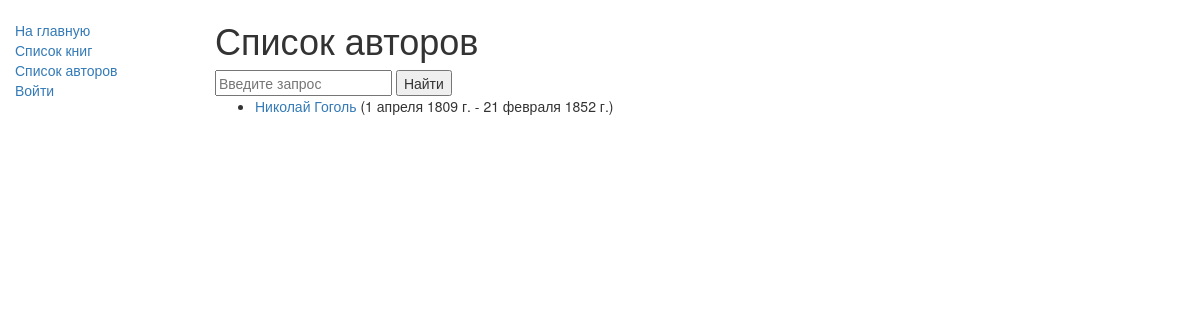
Screenshot of /catalog/authors/ with the database file from the repository.
### catalog/models.py (models this page shows, shortened)
class Author(models.Model):
    first_name = models.CharField(max_length=100)
    last_name = models.CharField(max_length=100)
    date_of_birth = models.DateField(null=True, blank=True)
    date_of_death = models.DateField('Died', null=True, blank=True)
    def get_absolute_url(self):
        return reverse('author-detail', args=[str(self.id)])

### catalog/views.py (the view)
# urls.py: path('authors/', views.AuthorListView.as_view(), name='authors'),
class AuthorListView(generic.ListView):
    model = Author
    def get_context_data(self, **kwargs):
        query = self.request.GET.get('q', '')
        if query:
            results = Author.objects.filter(first_name__icontains=query)
            context = {'results': results, 'query': query}
            return context
        context = super(AuthorListView, self).get_context_data(**kwargs)
        context['search'] = 'This is just some data'
        return context

### catalog/templates/catalog/author_list.html
{% extends "catalog/base.html" %}
{% block content %}
<h1>Список авторов</h1>
<form method="get">
    <input type="text" name="q" placeholder="Введите запрос">
    <button type="submit">Найти</button>
</form>
{% if results %}
<h4>Результаты поиска:</h4>
<ul>
    {% for author in results %}
    <li>
        <a href="{{ author.get_absolute_url }}">{{ author.first_name }} {{ author.last_name }}</a> ({{author.date_of_birth}} - {{author.date_of_death}})
    </li>
    {% endfor %}
</ul>
{% elif author_list %}
<ul>
    {% for author in author_list %}
    <li>
        <a href="{{ author.get_absolute_url }}">{{ author.first_name }} {{ author.last_name }}</a>
        ({{author.date_of_birth}} - {{author.date_of_death}})
    </li>
    {% endfor %}
</ul>
{% else %}
<p>There are no books in the library.</p>
{% endif %}
{% endblock %}

### rows the page displays
Author: first_name "Николай", last_name "Гоголь", date_of_birth "1 апреля 1809 г.", date_of_death "21 февраля 1852 г."
